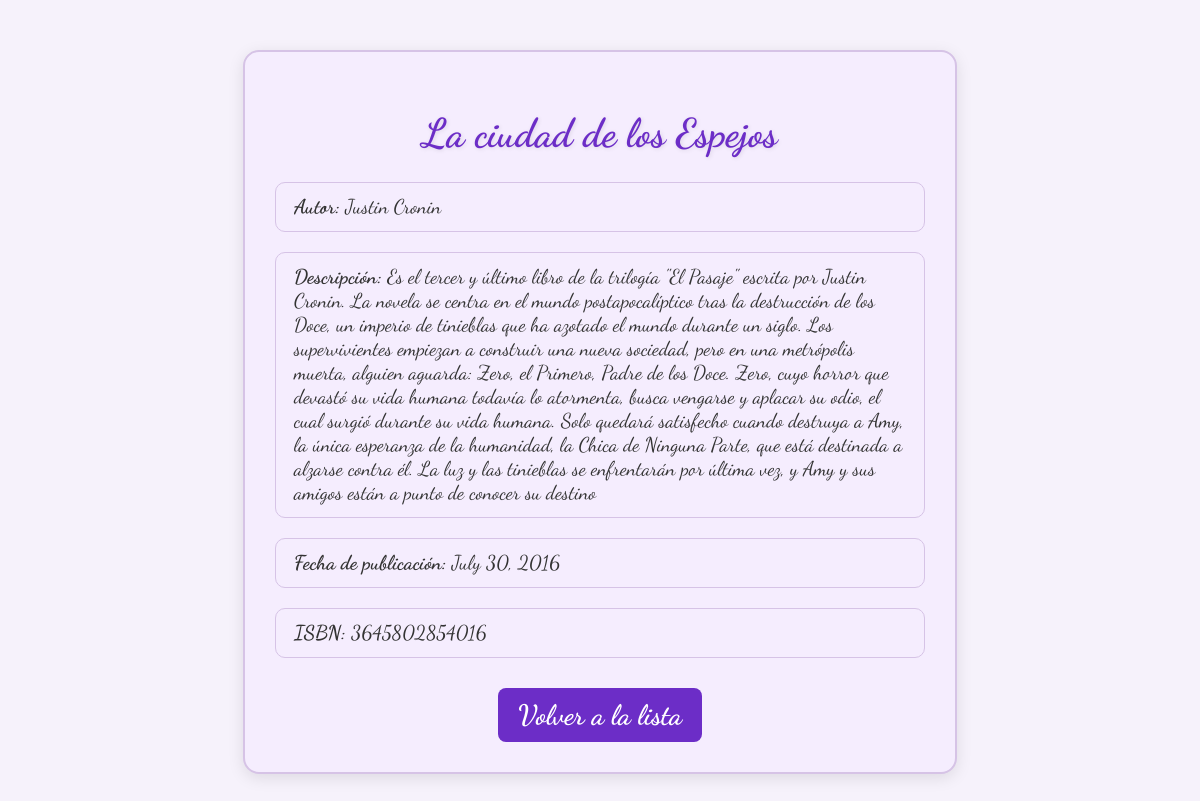
Page /libros/5/ on the committed database.
### libros/models.py (models this page shows, shortened)
class Libro(models.Model):
    titulo = models.CharField(max_length=200)
    autor = models.CharField(max_length=100)
    descripcion = models.TextField()
    fecha_publicacion = models.DateField()
    isbn = models.CharField(max_length=13, unique=True)

### libros/views.py (the view)
# urls.py: path('<int:libro_id>/', views.detalle_libro, name='detalle_libro'),
def detalle_libro(request, libro_id):
    libro = get_object_or_404(Libro, pk=libro_id)
    return render(request, 'libros/detalle_libro.html', {'libro': libro})

### libros/templates/libros/detalle_libro.html (shortened to what this page needs)
<!DOCTYPE html>
<html>
<head>
    {% load static %}
     <link rel="stylesheet" href="{% static 'estilos.css' %}">
</head>
<body>
    <div class="detalle-libro">
        <h1>{{ libro.titulo }}</h1>
        <div class="contenido-libro">
            <p><strong>Autor:</strong> {{ libro.autor }}</p>
            <p><strong>Descripción:</strong> {{ libro.descripcion }}</p>
            <p><strong>Fecha de publicación:</strong> {{ libro.fecha_publicacion }}</p>
            <p><strong>ISBN:</strong>  {{ libro.isbn }}</p>
            <a href="{% url 'lista_libros' %}"  class="boton-volver">Volver a la lista</a>
        </div>
    </div>
</body>
</html>

### static/estilos.css (style rules this page uses)
body { font-family: 'Dancing Script', cursive; background-color:#f6f2fb; margin: 20px; }
h1 { color: #5a2d82; font-family: 'Dancing Script', cursive; font-size: 50px; color: #6e28d1; text-shadow: 1px 1px 4px rgba(0, 0, 0, 0.1); }
a { text-decoration: none; color: #3a423f; font-size: 28px; }
.detalle-libro { background-color: #f5edfe; border: 2px solid #d6c3e6; border-radius: 16px; padding: 30px; max-width: 650px; margin: 50px auto; box-shadow: 0 4px 16px rgba(0,0,0,0.1); font-family: 'Dancing Script', cursive }
.detalle-libro h1 { font-family: 'Dancing Script', cursive; font-size: 40px; color: #6C2DC7; text-align: center; margin-bottom: 25px; text-shadow: 1px 1px 4px rgba(0,0,0,0.1); }
.contenido-libro p { border: 1px solid #d6c3e6; border-radius: 10px; padding: 12px 18px; margin-bottom: 12px; font-size: 20px; color: #333; }
.boton-volver { display: block; width: fit-content; margin: 30px auto 0; padding: 10px 20px; background-color: #6C2DC7; color: #fff; text-decoration: none; border-radius: 8px; font-weight: bold; transition: background-color 0.3s; }

### rows in the picture
Libro: titulo "La ciudad de los Espejos", autor "Justin Cronin", descripcion "Es el tercer y último libro de la trilogía \"El Pasaje\" escrita por Justin Cronin. La novela se centra en el mundo postapocalíptico tras la destrucción de los Doce, un imperio de tinieblas que ha azotado el mundo durante un siglo. Los supervivientes empiezan a construir una nueva sociedad, pero en una metrópolis muerta, alguien aguarda: Zero, el Primero, Padre de los Doce. Zero, cuyo horror que devastó su vida humana todavía lo atormenta, busca vengarse y aplacar su odio, el cual surgió durante su vida humana. Solo quedará satisfecho cuando destruya a Amy, la única esperanza de la humanidad, la Chica de Ninguna Parte, que está destinada a alzarse contra él. La luz y las tinieblas se…", fecha_publicacion "July 30, 2016", isbn "3645802854016"
